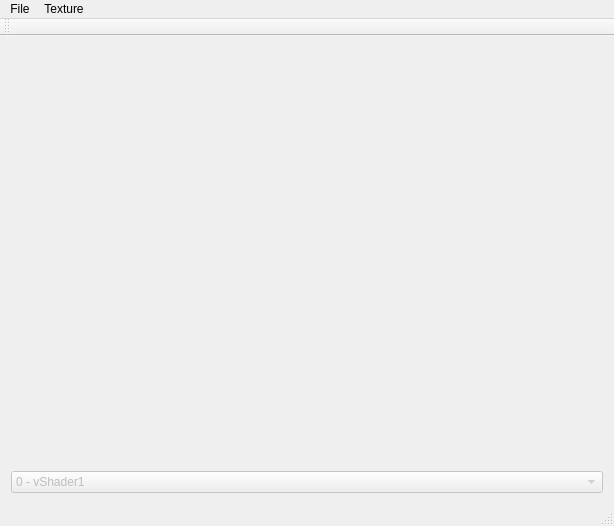
<?xml version="1.0" encoding="UTF-8"?>
<ui version="4.0">
 <class>MainWindow</class>
 <widget class="QMainWindow" name="MainWindow">
  <property name="geometry">
   <rect>
    <x>0</x>
    <y>0</y>
    <width>614</width>
    <height>526</height>
   </rect>
  </property>
  <property name="focusPolicy">
   <enum>Qt::TabFocus</enum>
  </property>
  <property name="windowTitle">
   <string>MainWindow</string>
  </property>
  <widget class="QWidget" name="centralWidget">
   <layout class="QVBoxLayout" name="verticalLayout">
    <item>
     <widget class="OpenGLWidget" name="openGLWidget" native="true">
      <property name="enabled">
       <bool>true</bool>
      </property>
      <property name="focusPolicy">
       <enum>Qt::StrongFocus</enum>
      </property>
     </widget>
    </item>
    <item>
     <widget class="QComboBox" name="comboBox">
      <property name="enabled">
       <bool>false</bool>
      </property>
      <property name="focusPolicy">
       <enum>Qt::TabFocus</enum>
      </property>
      <item>
       <property name="text">
        <string>0 - vShader1</string>
       </property>
      </item>
      <item>
       <property name="text">
        <string>1 - Flat</string>
       </property>
      </item>
      <item>
       <property name="text">
        <string>2 - Gouraud</string>
       </property>
      </item>
      <item>
       <property name="text">
        <string>3 - Phong</string>
       </property>
      </item>
      <item>
       <property name="text">
        <string>4 - Normal</string>
       </property>
      </item>
      <item>
       <property name="text">
        <string>5 - Texture</string>
       </property>
      </item>
     </widget>
    </item>
   </layout>
  </widget>
  <widget class="QMenuBar" name="menuBar">
   <property name="geometry">
    <rect>
     <x>0</x>
     <y>0</y>
     <width>614</width>
     <height>21</height>
    </rect>
   </property>
   <widget class="QMenu" name="menuFile">
    <property name="title">
     <string>File</string>
    </property>
    <addaction name="actionOpen"/>
   </widget>
   <widget class="QMenu" name="menuTexture">
    <property name="title">
     <string>Texture</string>
    </property>
    <addaction name="actionOpen_Texture"/>
   </widget>
   <addaction name="menuFile"/>
   <addaction name="menuTexture"/>
  </widget>
  <widget class="QToolBar" name="mainToolBar">
   <attribute name="toolBarArea">
    <enum>TopToolBarArea</enum>
   </attribute>
   <attribute name="toolBarBreak">
    <bool>false</bool>
   </attribute>
  </widget>
  <widget class="QStatusBar" name="statusBar"/>
  <action name="actionOpen">
   <property name="text">
    <string>Open</string>
   </property>
  </action>
  <action name="actionOpen_Texture">
   <property name="text">
    <string>Open Texture</string>
   </property>
  </action>
 </widget>
 <layoutdefault spacing="6" margin="11"/>
 <customwidgets>
  <customwidget>
   <class>OpenGLWidget</class>
   <extends>QWidget</extends>
   <header>openglwidget.h</header>
   <container>1</container>
   <slots>
    <signal>setLabelText(QString)</signal>
    <signal>updateHitsLabel(QString)</signal>
    <signal>statusBarMessage(QString)</signal>
    <signal>enableComboShaders(bool)</signal>
    <slot>toggleBackgroundColor(bool)</slot>
    <slot>switchDiagonal(bool)</slot>
    <slot>changeV0Color(int)</slot>
    <slot>changeV1Color(int)</slot>
    <slot>changeV2Color(int)</slot>
    <slot>changeV3Color(int)</slot>
    <slot>changeDiagonal()</slot>
    <slot>animate()</slot>
    <slot>loadTexture()</slot>
    <slot>showFileOpenDialog()</slot>
    <slot>changeShader(int)</slot>
   </slots>
  </customwidget>
 </customwidgets>
 <resources/>
 <connections>
  <connection>
   <sender>actionOpen</sender>
   <signal>triggered()</signal>
   <receiver>openGLWidget</receiver>
   <slot>showFileOpenDialog()</slot>
   <hints>
    <hint type="sourcelabel">
     <x>-1</x>
     <y>-1</y>
    </hint>
    <hint type="destinationlabel">
     <x>195</x>
     <y>150</y>
    </hint>
   </hints>
  </connection>
  <connection>
   <sender>openGLWidget</sender>
   <signal>statusBarMessage(QString)</signal>
   <receiver>statusBar</receiver>
   <slot>showMessage(QString)</slot>
   <hints>
    <hint type="sourcelabel">
     <x>195</x>
     <y>150</y>
    </hint>
    <hint type="destinationlabel">
     <x>199</x>
     <y>286</y>
    </hint>
   </hints>
  </connection>
  <connection>
   <sender>comboBox</sender>
   <signal>currentIndexChanged(int)</signal>
   <receiver>openGLWidget</receiver>
   <slot>changeShader(int)</slot>
   <hints>
    <hint type="sourcelabel">
     <x>195</x>
     <y>457</y>
    </hint>
    <hint type="destinationlabel">
     <x>290</x>
     <y>240</y>
    </hint>
   </hints>
  </connection>
  <connection>
   <sender>openGLWidget</sender>
   <signal>enableComboShaders(bool)</signal>
   <receiver>comboBox</receiver>
   <slot>setEnabled(bool)</slot>
   <hints>
    <hint type="sourcelabel">
     <x>290</x>
     <y>240</y>
    </hint>
    <hint type="destinationlabel">
     <x>195</x>
     <y>457</y>
    </hint>
   </hints>
  </connection>
  <connection>
   <sender>actionOpen_Texture</sender>
   <signal>triggered()</signal>
   <receiver>openGLWidget</receiver>
   <slot>loadTexture()</slot>
   <hints>
    <hint type="sourcelabel">
     <x>-1</x>
     <y>-1</y>
    </hint>
    <hint type="destinationlabel">
     <x>306</x>
     <y>256</y>
    </hint>
   </hints>
  </connection>
 </connections>
</ui>
